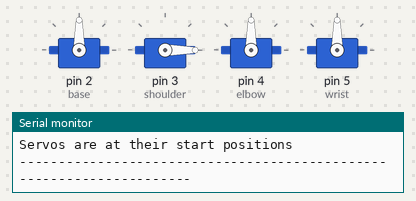
A sketch run on a simulated Arduino Uno, built with avr-gcc and run on an emulated ATmega328P. Shown: 4 × servo, the last lines printed to the serial monitor.

Above: at 0.1 s.
At 32.1 s:
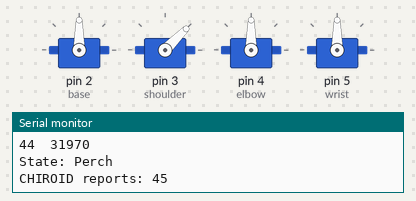
Timing chart, 0 to 33.6 s (numbered marks = the images above):
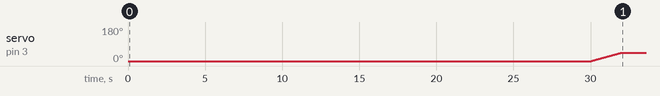

Measured:
- by itself, servo on pin 3 (shoulder): moves from 0° to 45° over 2.0 s

The sketch:

Active_Track_ROBOTARMCODE_v2.ino
```cpp
#include <Adafruit_GFX.h>    // Core graphics library
#include <SPI.h>
#include <Wire.h>      // this is needed even though we aren't using it
#include <Adafruit_ILI9341.h>
#include <Adafruit_STMPE610.h>
#include <Servo.h>


Servo base, shoulder, elbow, wrist, twist, claw, myservo2; // initializes the servos
int base_theta, shoulder_theta, elbow_theta, wrist_theta, twist_theta, claw_theta;
int theta[] = {base_theta, shoulder_theta, elbow_theta, wrist_theta, twist_theta, claw_theta};


int start_pos[] = {90, 0, 90, 90, 0, 0}; // set for all 6 servos uses; Base, Shoulder, Elbow, Wrist, Twist, Claw

int val = 0;
int state_duration = 30*1000;

unsigned long previousMillis = 0;
int i = 0;

int state = -1;
int time_val;

void setup() {

  Serial.begin(9600);
  Serial.println(F("CHIROID Program Started"));

  base.attach(2);
  shoulder.attach(3);
  elbow.attach(4);
  wrist.attach(5);
  Serial.println("Servos have been assigned pins");

  //set the servos to the initial positions
  base.write(start_pos[0]);
  shoulder.write(start_pos[1]);
  elbow.write(start_pos[2]);
  wrist.write(start_pos[3]);

  for (int i = 0; i < 4; i++) {
    theta[i] = start_pos[i];
  }
  Serial.println("Servos are at their start positions");

}

void loop() {
  unsigned long time_MAIN = millis();
  time_val = (int(floor(time_MAIN/1000))%30);
  int timetochange = 2;

  if(time_val==0){
    Serial.println("---------------------------------------------------------------------");
    //Serial.print("Time shown: "); Serial.println(time_MAIN);
    state+=1;
    if(state<5){
      state_Servo(state, timetochange);
      delay(1000);
    }else{
      state = 0;
      state_Servo(state, timetochange);
      delay(1000);
    }
  }
  //time_MAIN -= timetochange;
}

void state_Servo(int state, int time_dif) {
   //DEFAULT: 2 seconds for the arm to change values
  if (state == 0 or state == 4){
    mvServo(theta[1], 0, time_dif);
    theta[1] = 0;
    Serial.println("State: Sit");
  }else if(state == 1 or state == 3){
    mvServo(theta[1], 45, time_dif);
    theta[1] = 45;
    Serial.println("State: Perch");
  }else if(state==2){
    mvServo(theta[1], 90, time_dif);
    theta[1] = 90;
    Serial.println("State: Stand");
  }
  Serial.print("CHIROID reports: ");
  Serial.println(shoulder.read());

}

void mvServo(int old_val, int new_val, int time_dif){
  int sign = (new_val - old_val)/abs(new_val - old_val);
  if(new_val != old_val){
    for(old_val; old_val != new_val; old_val+= sign*1){
      shoulder.write(old_val);
       Serial.print(shoulder.read()); Serial.print('\t');Serial.println(millis());
      delay((time_dif*1000)/45); //robot arm changes a degree at the time interval in the delay fn
    }
  shoulder.write(new_val);
  }
}
```
